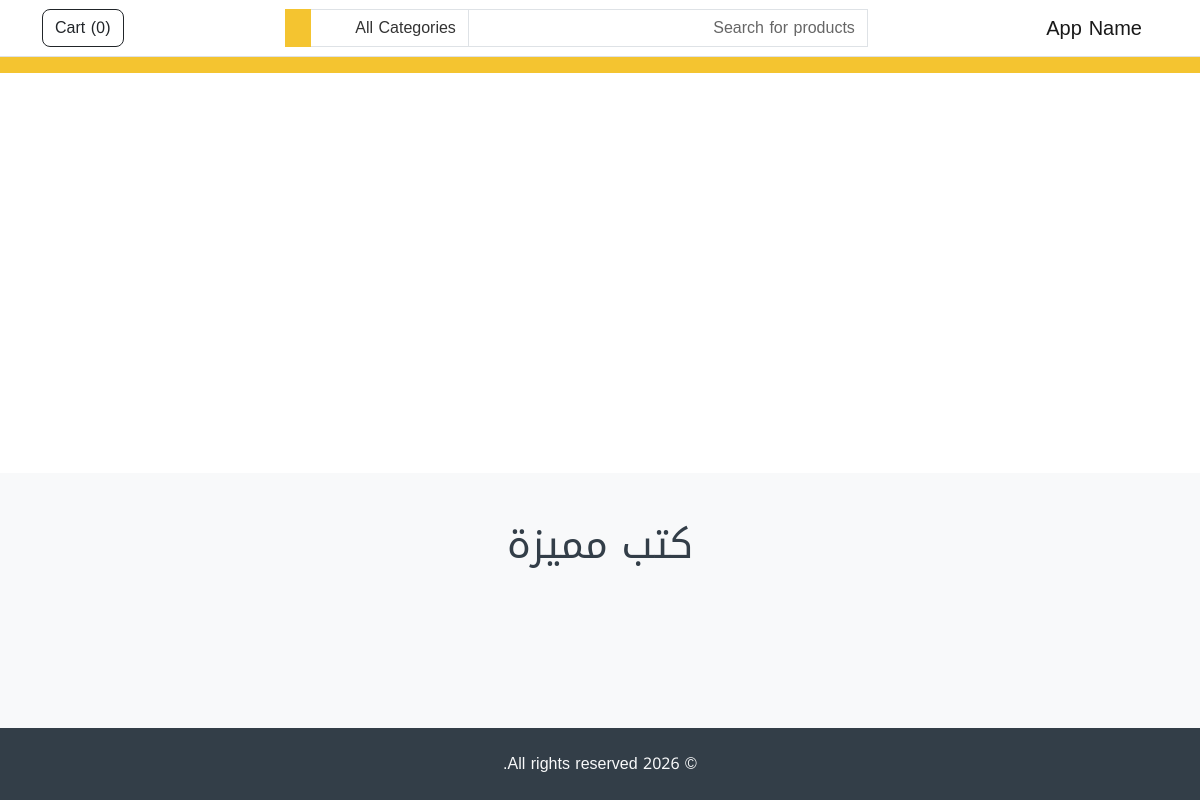
The app's page /, older data.
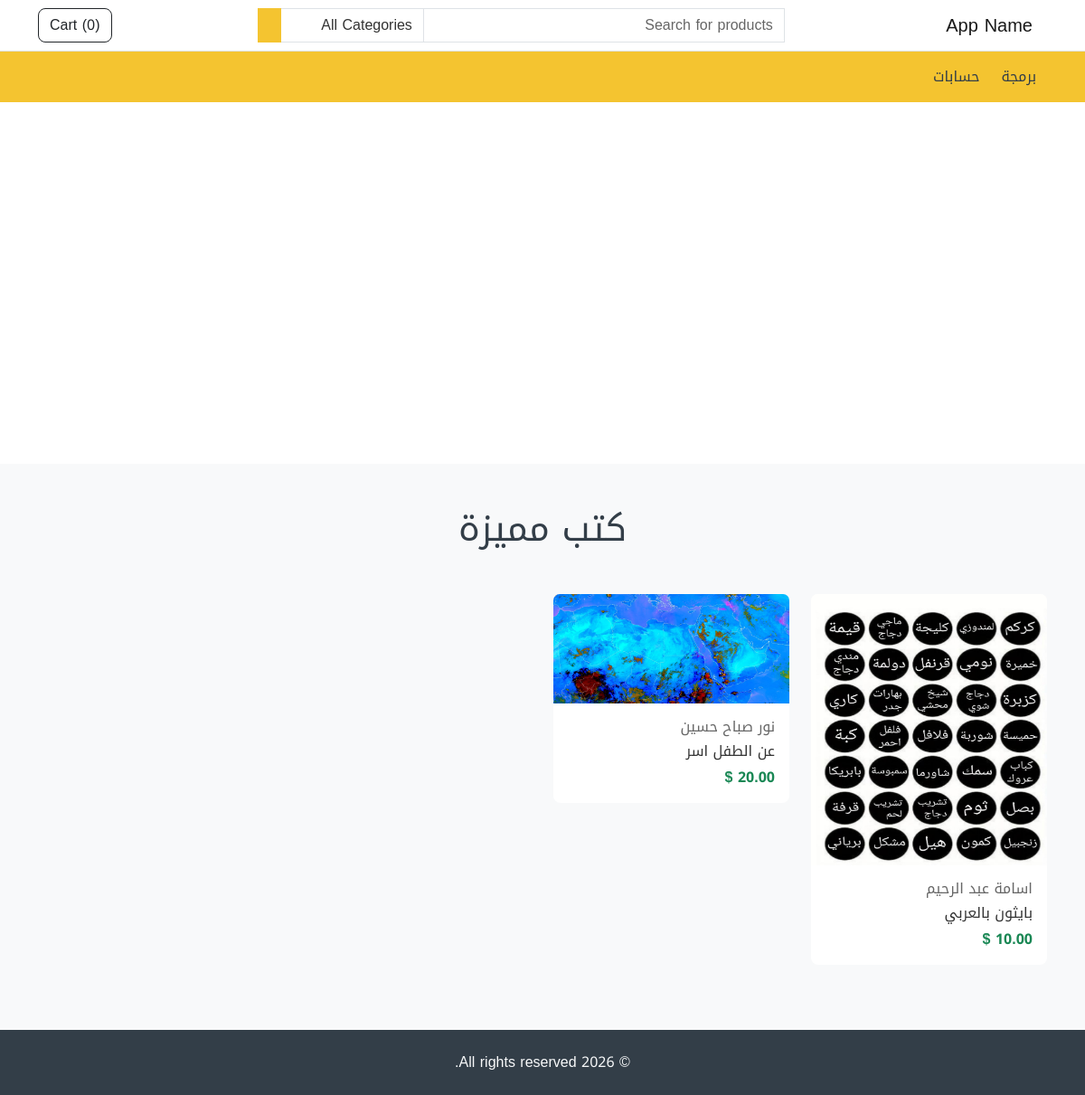
The same page, newer data.
### store/models.py (models this page shows, shortened)
class Category (models.Model):
    name = models.CharField(max_length=255, unique=True)
    featured = models.BooleanField(default=False)
    order = models.IntegerField(default=1)
    created_at = models.DateTimeField(auto_now_add=True)
    updated_at = models.DateTimeField(auto_now=True)

class Product (models.Model):
    name = models.CharField(max_length=255)
    short_description = models.TextField(null=True)
    description = models.TextField()
    image = models.ImageField ()
    pdf_file = models.FileField(null=True)
    price = models.FloatField()
    featured = models.BooleanField(default=False)
    category = models.ForeignKey(Category, on_delete=models.PROTECT)
    author = models.ForeignKey(Author, on_delete=models.SET_NULL, null=True)
    created_at = models.DateTimeField(auto_now_add=True)
    updated_at = models.DateTimeField(auto_now=True)

class Author (models.Model):
    name = models.CharField(max_length=255)
    bio = models.TextField(null=True)
    created_at = models.DateTimeField(auto_now_add=True)
    updated_at = models.DateTimeField(auto_now=True)

### store/views.py (the view)
# urls.py: path('', views.index, name='store.home'),
def index(request):
    models = Product. objects. select_related('author'). filter(featured=True)
    slides = Slider.objects. order_by('order')
    return render(request, 'index.html', {'products': models, 'slides': slides})

### store/custom_context_processors.py (called while the page is built, shortened)
def store_website(request):
    categories = Category.objects.order_by('order')
    cart_items_count = 0
    cart_total_price = 0
    cart_products = []
    session_id = request.session.session_key
    return {
        'categories': categories,
        'cart_items_count': cart_items_count,
        'cart_total_price': cart_total_price,
        'cart_products': cart_products,
    }

### store/templatetags/my_filters.py (called while the page is built)
def currency(value):
    return '{:.2f} $'.format(value)

### store/templates/index.html
{% extends 'base.html' %}
{% load i18n %}
{% block content %}
{% include "partials/slider.html" with slides=slides %}
    <div class="container my-5">
      <section>
        <div class="col-md-12 mb-5">
          <p class="h1 text-center text-secondary">كتب مميزة</p>
        </div>
        <div class="row">
          {% for product in products %}
            <div class="col-md-3">
              {% include "common/product_card.html" with product=product %}
            </div>
          {% endfor %}
        </div>
      </section>
    </div>
{% endblock %}

### store/templates/base.html (shortened to what this page needs)
{% load static %}
<!DOCTYPE html>
<html lang="ar" class="h-100" dir="rtl">
<head>
  <link href="{% static 'css/830.css' %}" rel="stylesheet">
  <link href="{% static 'css/app.css' %}" rel="stylesheet">
</head>
<body class="d-flex flex-column h-100 bg-light">
  {% include 'partials/header.html' %}
  <main>
    {% block content %}
    {% endblock content %}
  </main>
  {% include 'partials/footer.html' %}
</body>
</html>

### store/templates/partials/header.html (shortened to what this page needs)
{% load i18n my_filters %}
<nav class="navbar navbar-expand-lg navbar-light bg-white border-bottom">
    <div class="container">
      <a class="navbar-brand" href="/"> {% trans "App Name" %}</a>
      <div class="collapse navbar-collapse mt-2 mt-lg-0" id="navbarSupportedContent">
        {% include "partials/header-search.html" %}
        <ul class="navbar-nav my-2 my-lg-0">
          <li class="nav-item">
            <a href="{% url 'store.cart' %}" class="btn btn-outline-dark" type="button">
              {% trans "Cart" %} (<span id="cart-count">{{ cart_items_count|default:0 }}</span>)
            </a>
          </li>
        </ul>
      </div>
    </div>
  </nav>
  <nav class="navbar navbar-expand-lg navbar-light bg-primary">
    <div class="container">
      <div class="collapse navbar-collapse mt-2 mt-lg-0" id="navbarSupportedContent">
        <ul class="navbar-nav my-2 my-lg-0">
          {% for category in categories %}
            <li class="nav-item">
              <a class="nav-link mx-1" href="{% url 'store.category' category.id %}" role="button">
                {{ category.name }}
              </a>
            </li>
          {% endfor %}
        </ul>
      </div>
    </div>
  </nav>

### store/templates/partials/header-search.html (shortened to what this page needs)
{% load i18n %}
<form class="d-flex mx-auto" method="get" action="{% url 'store.category' %}">
    <div class="input-group">
        <input type="text" class="form-control" name="query" style="width: 400px" value="{{ request.GET.query }}" placeholder="{% trans 'Search for products' %}" />
        <select class="form-control" name="category" style="width: 160px">
            <option value="">{% trans "All Categories" %}</option>
        </select>
        <button class="btn btn-primary" type="submit">
        </button>
    </div>
</form>

### store/templates/partials/slider.html (shortened to what this page needs)
{% load i18n %}
    <div class="main-slider my-auto">
      <div class="swiper-wrapper">
      </div>
    </div>

### store/templates/common/product_card.html (shortened to what this page needs)
{% load i18n %}
{% load my_filters%}
<div class="product card mb-4">
    <img src="{{ product.image.url }}" class="card-img-top" alt="..." />
    <div class="card-body">
    <h6 class="text-muted">{{ product.author.name }}</h6>
    <h6 class="card-title">{{product.name}}</h6>
    <strong class="fw-bold text-success">{{product.price|currency}}</strong>
    </div>
</div>

### store/templates/partials/footer.html
{% load i18n %}
<footer class="footer mt-auto py-4 bg-secondary">
    <div class="container text-center">
        <span class="text text-light">{% trans "© 2026 All rights reserved." %}</span>
    </div>
</footer>

Row changes from the older to the newer data that the page shows:
added Category: name "برمجة"
added Category: name "حسابات"
added Product: image (picture), author.name "اسامة عبد الرحيم", name "بايثون بالعربي", price "10.00 $"
added Product: image (picture), author.name "نور صباح حسين", name "عن الطفل اسر", price "20.00 $"
